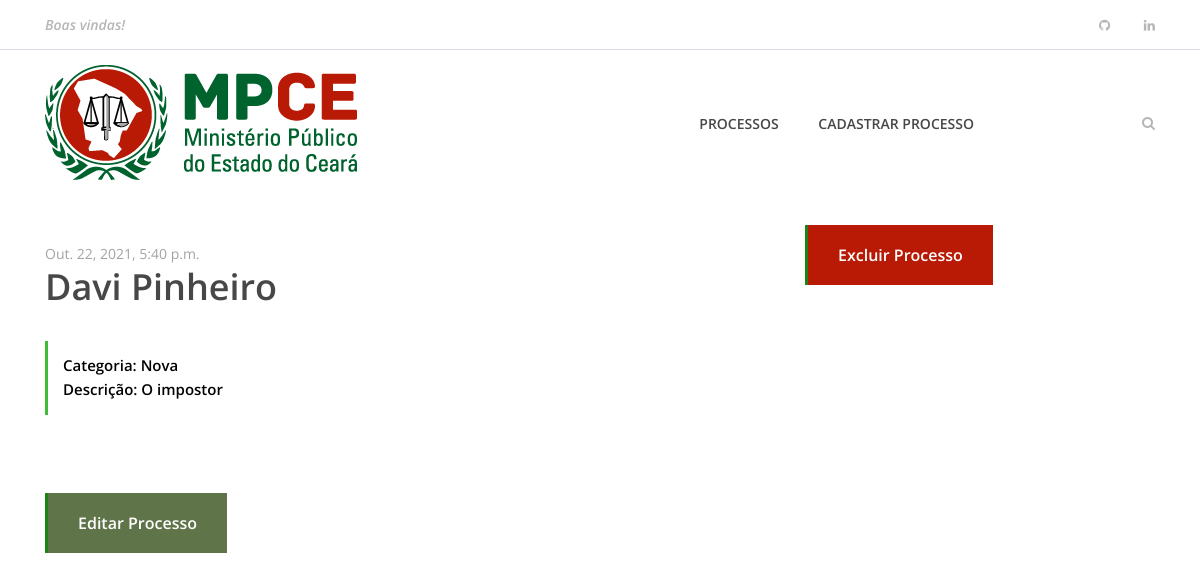
Page /6 on the committed database.
### system/models.py (models this page shows, shortened)
class Process(models.Model):
    cod = models.IntegerField(primary_key=True)
    title = models.CharField(max_length=50)
    description = models.TextField()
    created_date = models.DateTimeField(default=timezone.now)
    category = models.ForeignKey(Category, on_delete=models.DO_NOTHING)

class Category(models.Model):
    cod = models.IntegerField(primary_key=True)
    description = models.TextField()
    def __str__(self):
        return self.description

### system/views.py (the view)
# urls.py: path('<int:processo_cod>', views.processos, name='processos'),
def processos(request, processo_cod):
    processo = get_object_or_404(Process, pk=processo_cod)
    form = RequestContext(request)
    return render(request, 'processos.html', {'form': form, "processo": processo})

### system/templates/processos.html (shortened to what this page needs)
{% extends 'base.html' %}
{% load static %}
{% block content%}
<body>
        <div class="receipe-content-area">
            <div class="container">
                <div class="row">
                    <div class="col-12 col-md-8">
                        <div class="receipe-headline my-5">
                            <span>{{ processo.created_date }}</span>
                            <h2>{{ processo.title }}</h2>
                            <div class="receipe-duration" style="word-wrap: break-word;">
                                <h6>Categoria: {{ processo.category }}</h6>
                                <h6>Descrição: {{ processo.description }}</h6>
                            </div>
                        </div>
                    </div>
                <div class="row">
                    <div class="col-12 col-lg-8">
                    </div>
                </div>
                <form action="{% url 'excluir' processo.cod%}">
                    <div class="col-6 text-center">
                        <button class="btn delicious-btn mt-30" onclick="return confirmar()" style="background-color: #B91A05;">Excluir Processo</button>
                    </div>
                </form>
                <form action="{% url 'editar' processo.cod%}">
                    <div class="col-6 text-center">
                        <button class="btn delicious-btn mt-30" type="submit" style="background-color: #607449;">Editar Processo</button>
                    </div>
                </form>
    </body>
{% endblock %}

### mpce_test/static/site.css (style rules this page uses)
* { margin: 0; padding: 0; }
body { font-family: "Open Sans", sans-serif; font-size: 14px; }
h1, h2, h3, h4, h5, h6 { color: #000000; line-height: 1.3; font-weight: 600; }
.mt-30 { margin-top: 30px !important; }
.delicious-btn { display: inline-block; min-width: 160px; height: 60px; color: #ffffff; border: none; border-left: 3px solid #1c8314; border-radius: 0; padding: 0 30px; font-size: 16px; line-height: 58px; font-weight: 600; -webkit-transition-duration: 500ms; transition-duration: 500ms; text-transform: capitalize; background-color: #40ba37; }
.receipe-headline span { font-size: 14px; display: block; color: #a4a4a4; margin-bottom: 0; }
.receipe-headline h2 { font-size: 36px; color: #474747; margin-bottom: 30px; }
.receipe-headline .receipe-duration { border-left: 3px solid #40ba37; padding: 15px; }
.receipe-headline .receipe-duration h6 { font-size: 15px; margin-bottom: 5px; }
.receipe-headline .receipe-duration h6:last-child { margin-bottom: 0; }

### rows in the picture
Process: created_date "Out. 22, 2021, 5:40 p.m.", title "Davi Pinheiro", category "Nova", description "O impostor"
